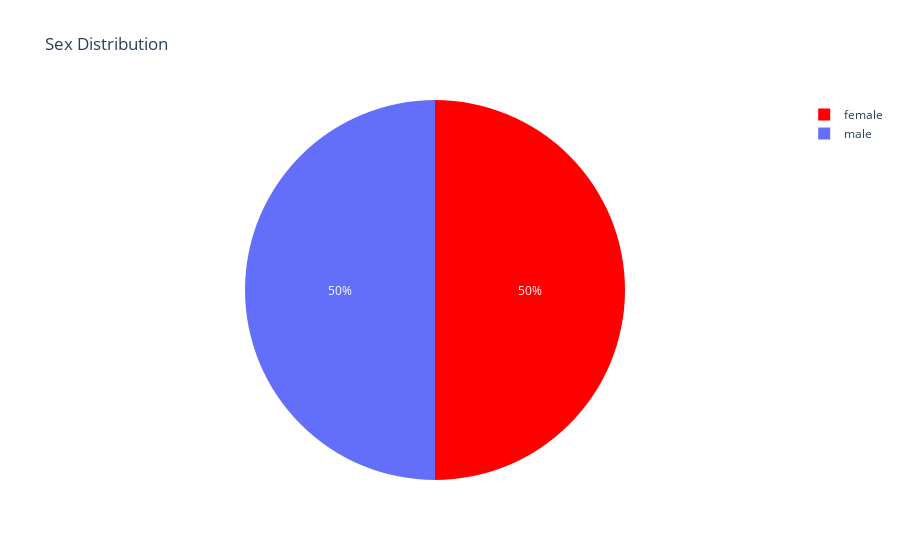

The notebook cell this image was saved under:
### Code cell
# Labels
lab = df["Sex"].value_counts().keys().tolist()
# Values
val = df["Sex"].value_counts().values.tolist()

# defining data
trace = go.Pie(labels=lab,
               values=val,
               marker=dict(colors=["red"]),
#                Setting values to
               hoverinfo="value"
              )
data = [trace]

# defining layout
layout = go.Layout(title="Sex Distribution")

# defining figure and plotting
fig3 = go.Figure(data=data, layout=layout)
iplot(fig3)

### Figure 1 — Plotly figure (JSON) as saved in the notebook; plotly's stock layout.template omitted (floating-point values rounded to 4 significant figures)
{"data": [{"hoverinfo": "value", "labels": ["female", "male"], "marker": {"colors": ["red"]}, "type": "pie", "values": [25, 25]}], "layout": {"title": {"text": "Sex Distribution"}}}
